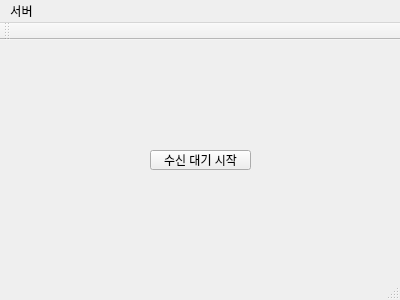
<?xml version="1.0" encoding="UTF-8"?>
<ui version="4.0">
 <class>MainWindow</class>
 <widget class="QMainWindow" name="MainWindow">
  <property name="geometry">
   <rect>
    <x>0</x>
    <y>0</y>
    <width>400</width>
    <height>300</height>
   </rect>
  </property>
  <property name="windowTitle">
   <string>MainWindow</string>
  </property>
  <widget class="QWidget" name="centralWidget">
   <widget class="QPushButton" name="pushButton">
    <property name="geometry">
     <rect>
      <x>150</x>
      <y>110</y>
      <width>101</width>
      <height>20</height>
     </rect>
    </property>
    <property name="text">
     <string>수신 대기 시작</string>
    </property>
   </widget>
  </widget>
  <widget class="QMenuBar" name="menuBar">
   <property name="geometry">
    <rect>
     <x>0</x>
     <y>0</y>
     <width>400</width>
     <height>20</height>
    </rect>
   </property>
   <widget class="QMenu" name="menu">
    <property name="title">
     <string>서버</string>
    </property>
   </widget>
   <addaction name="menu"/>
  </widget>
  <widget class="QToolBar" name="mainToolBar">
   <attribute name="toolBarArea">
    <enum>TopToolBarArea</enum>
   </attribute>
   <attribute name="toolBarBreak">
    <bool>false</bool>
   </attribute>
  </widget>
  <widget class="QStatusBar" name="statusBar"/>
 </widget>
 <layoutdefault spacing="6" margin="11"/>
 <resources/>
 <connections/>
</ui>
